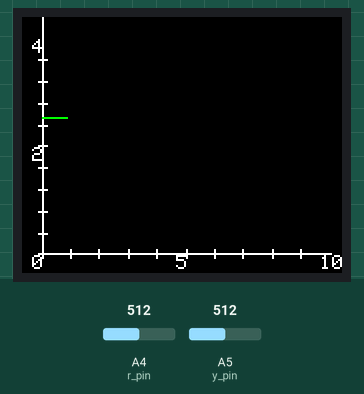
Bench run of a sketch on a simulated Arduino Uno, built with avr-gcc and run on an emulated ATmega328P. Parts: 160×128 colour display. The inputs (shaded band) are chosen by the test bench; at power-on: A4 (r_pin) = 512, A5 (y_pin) = 512.

Above: at 1.2 s.
1.3 s: A4 (r_pin) set to 716
At 2.4 s:
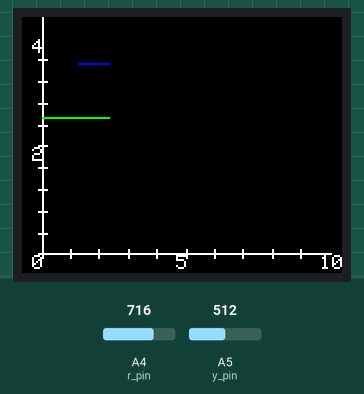
2.8 s: A5 (y_pin) set to 716
At 3.87 s:
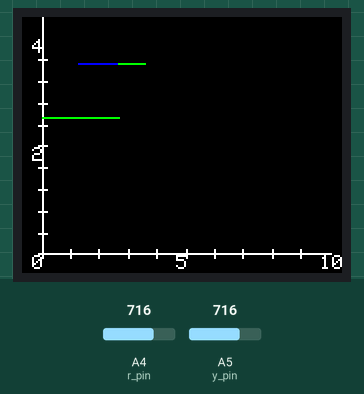
4.6 s: A4 (r_pin) set to 900
At 5.7 s:
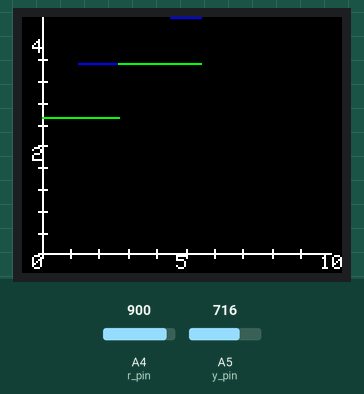
6.1 s: A5 (y_pin) set to 900
At 7.13 s:
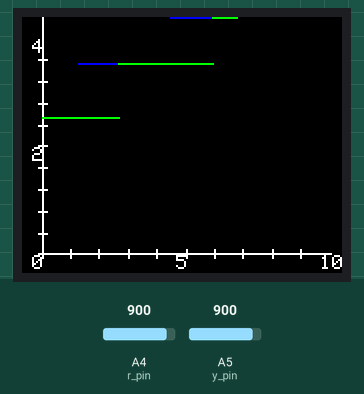
7.8 s: A4 (r_pin) set to 1023
9.3 s: A5 (y_pin) set to 1023
At 11.0 s:
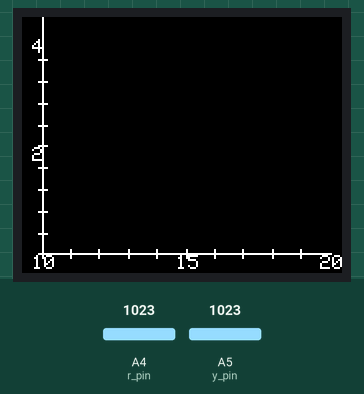

The sketch:

Graph_Plotter.ino
```cpp
#define r_pin A4
#define y_pin A5


#define y_max 4
#define x_max 10

#define x_0 10
#define y_0 118

#define x_total 164
#define y_total 128

#define x_size 144
#define y_size 108

// include TFT and SPI libraries
#include <TFT.h>
#include <SPI.h>


// pin definition for Arduino UNO
#define cs   10
#define dc   9
#define rst  8

int time_array[]={0,2,4,6,8,10};
float inp_1[100];
float inp_2[100];

float v1,v2;

bool v1_enabled = 1;
bool v2_enabled = 1;
long current_time = 0; //ms

// create an instance of the library
TFT TFTscreen = TFT(cs, dc, rst);

void update_time_array()
{
  int last_num = time_array[5];
  //Serial.println("Time array:");
  for(int i = 0; i<6;i++){
    time_array[i] = last_num;
    last_num+=2;
    //Serial.print(String(time_array[i])+"\t");
  }
  //Serial.println("");

}
void setup() {
  Serial.begin(115200);
  pinMode(r_pin,INPUT);
  pinMode(y_pin,INPUT);

  //initialize the library
  TFTscreen.begin();
  // clear the screen with a black background
  TFTscreen.background(0, 0, 0);
  //set the text size
  TFTscreen.setTextSize(2);
}
void draw_axis()
{
  TFTscreen.stroke(255, 255, 255);
  TFTscreen.line(x_0,y_0,x_size+x_0,y_0);
  TFTscreen.line(x_0,y_0,x_0,y_total - y_size - y_0);
}
void draw_x_axis()
{
  TFTscreen.setTextSize(1);
  char cstr[5];
  char x_offset = -5;
  char y_offset = 1;
  itoa(time_array[0], cstr, 10);
  TFTscreen.text( cstr, x_0+x_offset, y_0+y_offset);

  itoa((int)(time_array[5] - time_array[0])/2 + time_array[0], cstr, 10);
  TFTscreen.text(cstr, x_0+(int)((float)x_size/2.0)+x_offset , y_0+y_offset);

  itoa(time_array[5], cstr, 10);
  TFTscreen.text(cstr, x_0+x_size+x_offset, y_0+y_offset);

  for (int i = 0; i < 10; i++){
    int x = x_0 + (i*x_size/10);
    TFTscreen.line(x,y_0-2,x,y_0+2);
  }
}
void draw_y_axis()
{
  TFTscreen.setTextSize(1);
  char cstr[5];
  char x_offset = -5;
  char y_offset = 1;

  itoa((int)y_max/2, cstr, 10);
  TFTscreen.text(cstr, x_0+x_offset , y_0-(int)(y_size/2) +y_offset);

  itoa((int)y_max, cstr, 10);
  TFTscreen.text(cstr, x_0+x_offset , y_0-(int)(y_size) +y_offset);

  for (int i = 0; i < 10; i++){
    int y = y_0 - (i*y_size/10);
    TFTscreen.line(x_0-2,y,x_0+2,y);
  }
}
void draw_circle()
{
  TFTscreen.circle(0,30,30);
}
void serial_adc()
{
  Serial.println("Input-1: "+String(v1)+"V");
  Serial.println("Input-2: "+String(v2)+"V");
  Serial.println(" ------------------------ ");
}
void draw_axes(){
  TFTscreen.background(0, 0, 0);
  draw_axis();
  draw_x_axis();
  draw_y_axis();
}
void measure_voltage(){
  v1 = (float)analogRead(r_pin)*5.0/1024;

  v2 = (float)analogRead(y_pin)*5.0/1024;


}
void draw_v1(){
  TFTscreen.stroke(0, 0, 255);

  int x = (current_time * x_size / ((float)(time_array[5]-time_array[0])*1000.0))+ x_0;

  int y = y_0 - (v1 * y_size/(float)y_max);

  //Serial.println("X: "+String(x)+"\t\tY: "+String(y));
  TFTscreen.point(x,y);
}
void draw_v2(){
  TFTscreen.stroke(0, 255, 0);

  int x = (current_time * x_size / ((float)(time_array[5]-time_array[0])*1000.0))+ x_0;

  int y = y_0 - (v2 * y_size/(float)y_max);

  //Serial.println("X: "+String(x)+"\t\tY: "+String(y));
  TFTscreen.point(x,y);
}
void loop()
{
  draw_axes();

  while(1){
  measure_voltage();
  if(v1_enabled){
    draw_v1();
  }
  if(v2_enabled){
    draw_v2();
  }

  //serial_adc();

    current_time += 25;
    delay(25);
    if(current_time == 10000){
      current_time = 0;
      update_time_array();
      draw_axes();
      draw_x_axis();
    }
  }

}
```
